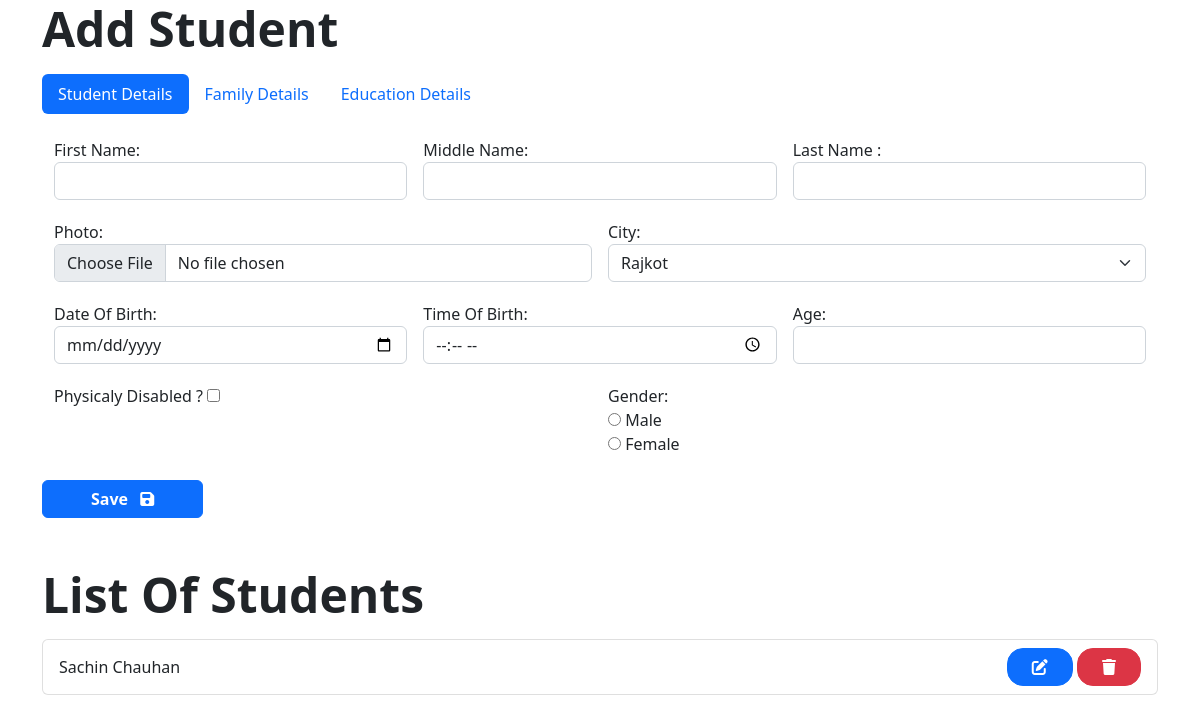
The page / on the database its author committed.
### formapp/models.py (models this page shows)
class Student(models.Model):
    photo = models.ImageField(upload_to='profile_pics',null=False)
    fname = models.CharField(max_length=50,null=False)
    mname = models.CharField(max_length=50,null=False)
    lname = models.CharField(max_length=50,null=False)
    dob = models.DateField(auto_now=False, auto_now_add=False,null=False)
    tob = models.TimeField(auto_now=False, auto_now_add=False,null=False)
    age = models.IntegerField(null=False)
    city = models.ForeignKey(City, on_delete=models.CASCADE,null=False)
    disable = models.BooleanField(null=False)
    gender = models.CharField(max_length=50,null=False)
    father_name = models.CharField(max_length=100,null=False)
    mother_name = models.CharField(max_length=100,null=False)
    father_occupation = models.CharField(max_length=100,null=False)
    mother_occupation = models.CharField(max_length=100,null=False)
    yearly_income = models.IntegerField(null=False)
    collageorschool = models.CharField(max_length=50,null=False)
    percentage = models.IntegerField(null=False)
    course_name = models.CharField( max_length=50,null=False)
    year_of_passing = models.IntegerField(null=False)

### formapp/views.py (the view, shortened to what this page needs)
# urls.py: path('',views.index,name='index'),
def index(request):
    stud_list = Student.objects.all()
    student = StudentForm()
    return render(request,"index.html",{'stud':student,'stud_list':stud_list})

### formapp/models.py (called while the page is built)
    def __str__(self):
        return self.city_name

### templates/index.html (shortened to what this page needs)
<!doctype html>
<html lang="en">
    <head>
        <link
            href="https://cdn.jsdelivr.net/npm/bootstrap@5.2.0-beta1/dist/css/bootstrap.min.css"
            rel="stylesheet"
>
        <link rel="stylesheet" href="https://cdnjs.cloudflare.com/ajax/libs/font-awesome/6.1.1/css/all.min.css" />
    </head>
    <body>
        {% load widget_tweaks %}
        <div class="container">
            <p class="display-5 fw-bold">Add Student</p>
            <ul class="nav nav-pills" role="tablist">
                <li class="nav-item">
                    <a class="nav-link active" data-bs-toggle="pill" id="student_detail" href="#student">Student Details</a>
                </li>
                <li class="nav-item">
                    <a class="nav-link" data-bs-toggle="pill" id="family_detail" href="#family">Family Details</a>
                </li>
                <li class="nav-item">
                    <a class="nav-link" data-bs-toggle="pill" id="education_detail" href="#education">Education Details</a>
                </li>
            </ul>
            <form enctype="multipart/form-data" method="POST" novalidate>
                <div class="tab-content">
                    <div id="student" class="container tab-pane active"><br>
                        <div class="row g-3 row-cols-1 row-cols-md-3">
                            <div class="col">
                                {{stud.fname.label_tag}}
                                {% render_field stud.fname class="form-control" %}
                            </div>
                            <div class="col">
                                {{stud.mname.label_tag}}
                                {% render_field stud.mname class="form-control" %}
                            </div>
                            <div class="col">
                                {{stud.lname.label_tag}}
                                {% render_field stud.lname class="form-control" %}
                            </div>
                        </div>
                        <div class="row g-3 row-cols-1 row-cols-md-2 mt-1">
                            <div class="col">
                                {{stud.photo.label_tag}}
                                {% render_field stud.photo class="form-control" %}
                            </div>
                            <div class="col">
                                {{stud.city.label_tag}}
                                {% render_field stud.city class="form-select" %}
                            </div>
                        </div>
                        <div class="row g-3 row-cols-1 row-cols-md-3 mt-1">
                            <div class="col">
                                {{stud.dob.label_tag}}
                                {% render_field stud.dob class="form-control" type="date" %}
                            </div>
                            <div class="col">
                                {{stud.tob.label_tag}}
                                {% render_field stud.tob class="form-control" type="time" %}
                            </div>
                            <div class="col">
                                {{stud.age.label_tag}}
                                {% render_field stud.age class="form-control" %}
                            </div>
                        </div>
                        <div class="row g-3 row-cols-1 row-cols-md-2 mt-1">
                            <div class="col">
                                {{stud.disable.label_tag}}
                                {{stud.disable}}
                            </div>
                            <div class="col">
                                {{stud.gender.label_tag}}
                                {{stud.gender}}
                            </div>
                        </div>
                    </div>
                </div>
                <button type="submit" name="submit" class="btn btn-primary mt-4 ps-5 pe-5"><strong>Save</strong> <i class="fa-solid fa-floppy-disk ms-2"></i></button>
            </form>
            <p class="display-5 fw-bold mt-5">List Of Students</p>
            <ul class="list-group mb-5">
                {% for student in stud_list %}
                <li class="list-group-item d-flex justify-content-between align-items-center">
                    {{student.fname}} {{student.lname}}
                    <form method="post">
                        <a class="btn btn-primary ps-4 pe-4 rounded-4" name="edit" href="{% url 'edit' student.id %}"><i class="fa-solid fa-pen-to-square"></i></a>
                        <button type="submit" class="btn btn-danger ps-4 pe-4 rounded-4" name="delete" value="{{student.id}}"><i class="fa-solid fa-trash"></i></button>
                    </form>
                </li>
                {% endfor %}
              </ul>
        </div>
    </body>
</html>

### rows shown on the page
Student: fname "Sachin", lname "Chauhan", {{ student.id }} 1 (drawn)

### other values the page prints
{{ stud.fname.label_tag }} "First Name:"
{{ stud.mname.label_tag }} "Middle Name:"
{{ stud.lname.label_tag }} "Last Name :"
{{ stud.photo.label_tag }} "Photo:"
{{ stud.city.label_tag }} "City:"
{{ stud.dob.label_tag }} "Date Of Birth:"
{{ stud.tob.label_tag }} "Time Of Birth:"
{{ stud.age.label_tag }} "Age:"
{{ stud.disable.label_tag }} "Physicaly Disabled ?"
{{ stud.gender.label_tag }} "Gender:"
